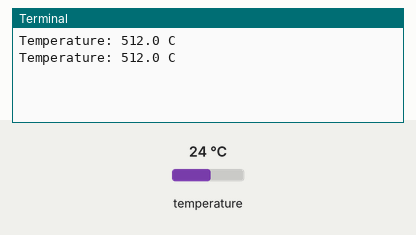
Recording of a program running on a simulated Raspberry Pi (BCM pin numbers). On the bench: the last lines printed to the terminal. Inputs (shaded band) come from the test bench; at power-on: temperature 24 °C.

Above: at 1.2 s.
1.3 s: temperature set to 12 °C
At 2.6 s:
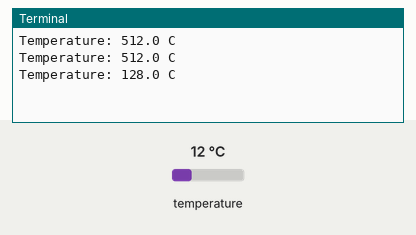
2.8 s: temperature set to 19 °C
At 3.8 s:
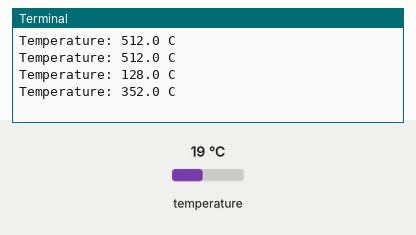
Timing chart, 0 to 5.8 s (numbered marks = the images above; inputs shaded):
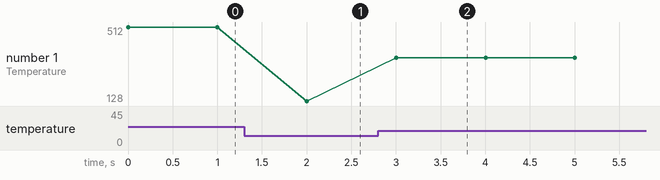

Measured:
- after the input at 1.3 s, the terminal: prints a new line after 0.70 s (image 1)
- after the input at 2.8 s, the terminal: prints a new line after 0.20 s (image 2)
- plotted number 1: 512 → 128 after the input at 1.3 s, 128 → 352 after the input at 2.8 s

The program:

initial_test.py
```python
import smbus
import time

bus = smbus.SMBus(1)
address = 0x48

def read_temp():

    data = bus.read_i2c_block_data(address, 0x00, 2)

    temp = data[0] << 8 | data[1] >> 5
    if temp > 1023:
        temp -= 2048
    return temp * 0.125

while True:
    print(f"Temperature: {read_temp()} C")
    time.sleep(1)
```
